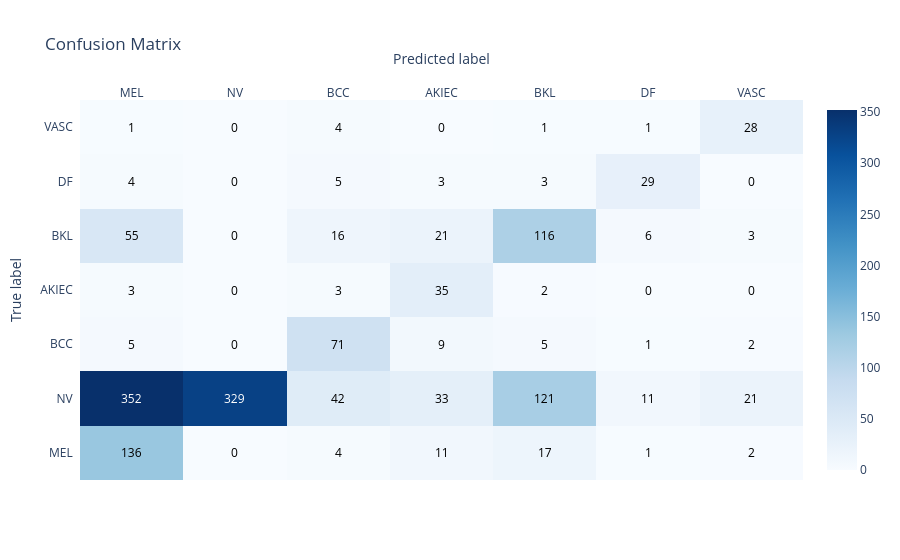

Notebook cell for this chart:
### Code cell
from eval_resnet import evaluate_model

device = get_device()
print("Using device:", device)

class_cols_order = ["MEL", "NV", "BCC", "AKIEC", "BKL", "DF", "VASC"]

# evaluate on test set, compute mean recall and plot confusion matrix
mean_recall, cm, (y_true, y_pred) = evaluate_model(
    model=base_model,
    data_loader=test_loader,
    device=device,
    class_names=class_cols_order,   
    num_classes=len(class_cols_order),
    verbose=True,
)

print("Mean recall (macro):", mean_recall)

### Figure 1 — Plotly figure (JSON) as saved in the notebook; plotly's stock layout.template omitted (floating-point values rounded to 4 significant figures)
{"data": [{"colorscale": [[0, "rgb(247,251,255)"], [0.125, "rgb(222,235,247)"], [0.25, "rgb(198,219,239)"], [0.375, "rgb(158,202,225)"], [0.5, "rgb(107,174,214)"], [0.625, "rgb(66,146,198)"], [0.75, "rgb(33,113,181)"], [0.875, "rgb(8,81,156)"], [1, "rgb(8,48,107)"]], "hovertemplate": "True: %{y}<br>Pred: %{x}<br>Count: %{z}<extra></extra>", "reversescale": false, "showscale": true, "type": "heatmap", "x": ["MEL", "NV", "BCC", "AKIEC", "BKL", "DF", "VASC"], "y": ["VASC", "DF", "BKL", "AKIEC", "BCC", "NV", "MEL"], "z": [[1, 0, 4, 0, 1, 1, 28], [4, 0, 5, 3, 3, 29, 0], [55, 0, 16, 21, 116, 6, 3], [3, 0, 3, 35, 2, 0, 0], [5, 0, 71, 9, 5, 1, 2], [352, 329, 42, 33, 121, 11, 21], [136, 0, 4, 11, 17, 1, 2]]}], "layout": {"annotations": [{"font": {"color": "#000000"}, "showarrow": false, "text": "1", "x": "MEL", "xref": "x", "y": "VASC", "yref": "y"}, {"font": {"color": "#000000"}, "showarrow": false, "text": "0", "x": "NV", "xref": "x", "y": "VASC", "yref": "y"}, {"font": {"color": "#000000"}, "showarrow": false, "text": "4", "x": "BCC", "xref": "x", "y": "VASC", "yref": "y"}, {"font": {"color": "#000000"}, "showarrow": false, "text": "0", "x": "AKIEC", "xref": "x", "y": "VASC", "yref": "y"}, {"font": {"color": "#000000"}, "showarrow": false, "text": "1", "x": "BKL", "xref": "x", "y": "VASC", "yref": "y"}, {"font": {"color": "#000000"}, "showarrow": false, "text": "1", "x": "DF", "xref": "x", "y": "VASC", "yref": "y"}, {"font": {"color": "#000000"}, "showarrow": false, "text": "28", "x": "VASC", "xref": "x", "y": "VASC", "yref": "y"}, {"font": {"color": "#000000"}, "showarrow": false, "text": "4", "x": "MEL", "xref": "x", "y": "DF", "yref": "y"}, {"font": {"color": "#000000"}, "showarrow": false, "text": "0", "x": "NV", "xref": "x", "y": "DF", "yref": "y"}, {"font": {"color": "#000000"}, "showarrow": false, "text": "5", "x": "BCC", "xref": "x", "y": "DF", "yref": "y"}, {"font": {"color": "#000000"}, "showarrow": false, "text": "3", "x": "AKIEC", "xref": "x", "y": "DF", "yref": "y"}, {"font": {"color": "#000000"}, "showarrow": false, "text": "3", "x": "BKL", "xref": "x", "y": "DF", "yref": "y"}, {"font": {"color": "#000000"}, "showarrow": false, "text": "29", "x": "DF", "xref": "x", "y": "DF", "yref": "y"}, {"font": {"color": "#000000"}, "showarrow": false, "text": "0", "x": "VASC", "xref": "x", "y": "DF", "yref": "y"}, {"font": {"color": "#000000"}, "showarrow": false, "text": "55", "x": "MEL", "xref": "x", "y": "BKL", "yref": "y"}, {"font": {"color": "#000000"}, "showarrow": false, "text": "0", "x": "NV", "xref": "x", "y": "BKL", "yref": "y"}, {"font": {"color": "#000000"}, "showarrow": false, "text": "16", "x": "BCC", "xref": "x", "y": "BKL", "yref": "y"}, {"font": {"color": "#000000"}, "showarrow": false, "text": "21", "x": "AKIEC", "xref": "x", "y": "BKL", "yref": "y"}, {"font": {"color": "#000000"}, "showarrow": false, "text": "116", "x": "BKL", "xref": "x", "y": "BKL", "yref": "y"}, {"font": {"color": "#000000"}, "showarrow": false, "text": "6", "x": "DF", "xref": "x", "y": "BKL", "yref": "y"}, {"font": {"color": "#000000"}, "showarrow": false, "text": "3", "x": "VASC", "xref": "x", "y": "BKL", "yref": "y"}, {"font": {"color": "#000000"}, "showarrow": false, "text": "3", "x": "MEL", "xref": "x", "y": "AKIEC", "yref": "y"}, {"font": {"color": "#000000"}, "showarrow": false, "text": "0", "x": "NV", "xref": "x", "y": "AKIEC", "yref": "y"}, {"font": {"color": "#000000"}, "showarrow": false, "text": "3", "x": "BCC", "xref": "x", "y": "AKIEC", "yref": "y"}, {"font": {"color": "#000000"}, "showarrow": false, "text": "35", "x": "AKIEC", "xref": "x", "y": "AKIEC", "yref": "y"}, {"font": {"color": "#000000"}, "showarrow": false, "text": "2", "x": "BKL", "xref": "x", "y": "AKIEC", "yref": "y"}, {"font": {"color": "#000000"}, "showarrow": false, "text": "0", "x": "DF", "xref": "x", "y": "AKIEC", "yref": "y"}, {"font": {"color": "#000000"}, "showarrow": false, "text": "0", "x": "VASC", "xref": "x", "y": "AKIEC", "yref": "y"}, {"font": {"color": "#000000"}, "showarrow": false, "text": "5", "x": "MEL", "xref": "x", "y": "BCC", "yref": "y"}, {"font": {"color": "#000000"}, "showarrow": false, "text": "0", "x": "NV", "xref": "x", "y": "BCC", "yref": "y"}, {"font": {"color": "#000000"}, "showarrow": false, "text": "71", "x": "BCC", "xref": "x", "y": "BCC", "yref": "y"}, {"font": {"color": "#000000"}, "showarrow": false, "text": "9", "x": "AKIEC", "xref": "x", "y": "BCC", "yref": "y"}, {"font": {"color": "#000000"}, "showarrow": false, "text": "5", "x": "BKL", "xref": "x", "y": "BCC", "yref": "y"}, {"font": {"color": "#000000"}, "showarrow": false, "text": "1", "x": "DF", "xref": "x", "y": "BCC", "yref": "y"}, {"font": {"color": "#000000"}, "showarrow": false, "text": "2", "x": "VASC", "xref": "x", "y": "BCC", "yref": "y"}, {"font": {"color": "#FFFFFF"}, "showarrow": false, "text": "352", "x": "MEL", "xref": "x", "y": "NV", "yref": "y"}, {"font": {"color": "#FFFFFF"}, "showarrow": false, "text": "329", "x": "NV", "xref": "x", "y": "NV", "yref": "y"}, {"font": {"color": "#000000"}, "showarrow": false, "text": "42", "x": "BCC", "xref": "x", "y": "NV", "yref": "y"}, {"font": {"color": "#000000"}, "showarrow": false, "text": "33", "x": "AKIEC", "xref": "x", "y": "NV", "yref": "y"}, {"font": {"color": "#000000"}, "showarrow": false, "text": "121", "x": "BKL", "xref": "x", "y": "NV", "yref": "y"}, {"font": {"color": "#000000"}, "showarrow": false, "text": "11", "x": "DF", "xref": "x", "y": "NV", "yref": "y"}, {"font": {"color": "#000000"}, "showarrow": false, "text": "21", "x": "VASC", "xref": "x", "y": "NV", "yref": "y"}, {"font": {"color": "#000000"}, "showarrow": false, "text": "136", "x": "MEL", "xref": "x", "y": "MEL", "yref": "y"}, {"font": {"color": "#000000"}, "showarrow": false, "text": "0", "x": "NV", "xref": "x", "y": "MEL", "yref": "y"}, {"font": {"color": "#000000"}, "showarrow": false, "text": "4", "x": "BCC", "xref": "x", "y": "MEL", "yref": "y"}, {"font": {"color": "#000000"}, "showarrow": false, "text": "11", "x": "AKIEC", "xref": "x", "y": "MEL", "yref": "y"}, {"font": {"color": "#000000"}, "showarrow": false, "text": "17", "x": "BKL", "xref": "x", "y": "MEL", "yref": "y"}, {"font": {"color": "#000000"}, "showarrow": false, "text": "1", "x": "DF", "xref": "x", "y": "MEL", "yref": "y"}, {"font": {"color": "#000000"}, "showarrow": false, "text": "2", "x": "VASC", "xref": "x", "y": "MEL", "yref": "y"}], "title": {"text": "Confusion Matrix"}, "xaxis": {"constrain": "domain", "dtick": 1, "gridcolor": "rgb(0, 0, 0)", "side": "top", "ticks": "", "title": {"text": "Predicted label"}}, "yaxis": {"autorange": "reversed", "dtick": 1, "ticks": "", "ticksuffix": "  ", "title": {"text": "True label"}}}}
